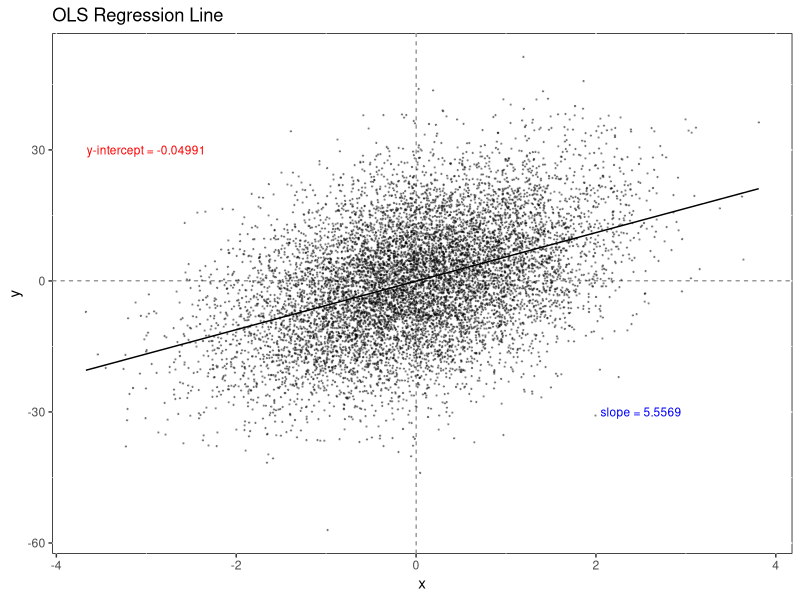
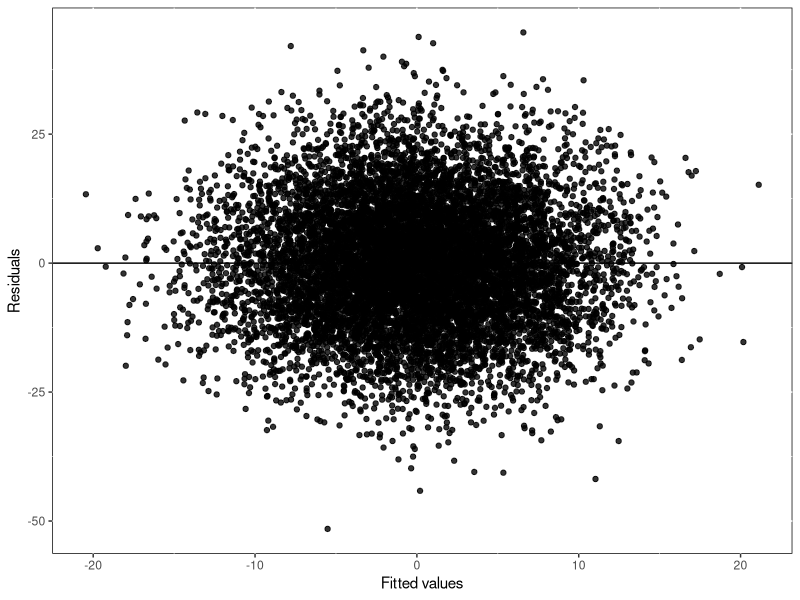

The R source for these figures, in order:
## ---- chunk 1
library(tidyverse)

## ---- chunk 2
set.seed(1)
obs <- 10000

df <- tibble(
  x = rnorm(obs),
  u = rnorm(obs),
  y = 5.5 * x + 12 * u)

fit <- lm(y ~ x, df)

df <- df %>% 
  mutate(yhat = predict(fit, df))

ggplot(df, aes(x, y)) +
  geom_vline(xintercept = 0, linetype = 2, size = .2) +
  geom_hline(yintercept = 0, linetype = 2, size = .2) +
  geom_point(size = .2, alpha = I(1/3)) + 
  geom_line(aes(x = x, y = yhat), size = .5) +
  annotate("text", y = 30, x = -3, 
           label = paste("y-intercept =", round(coef(fit)[1], 5)), 
           colour = "red", size = 3) +
    annotate("text", y = -30, x = 2.5, 
           label = paste("slope =", round(coef(fit)[2], 5)), 
           colour = "blue", size = 3) +
  theme(panel.background = element_rect(fill = "white", colour ="black")) +
  ggtitle("OLS Regression Line")
## ---- chunk 3
df %>% 
  mutate(residuals = y - yhat) %>% 
  ggplot(aes(yhat, residuals)) +
    geom_hline(yintercept = 0) +
    geom_point(alpha = .8) +
    theme(panel.background = element_rect(fill = "white", colour ="black")) +
    xlab("Fitted values") + ylab("Residuals")
